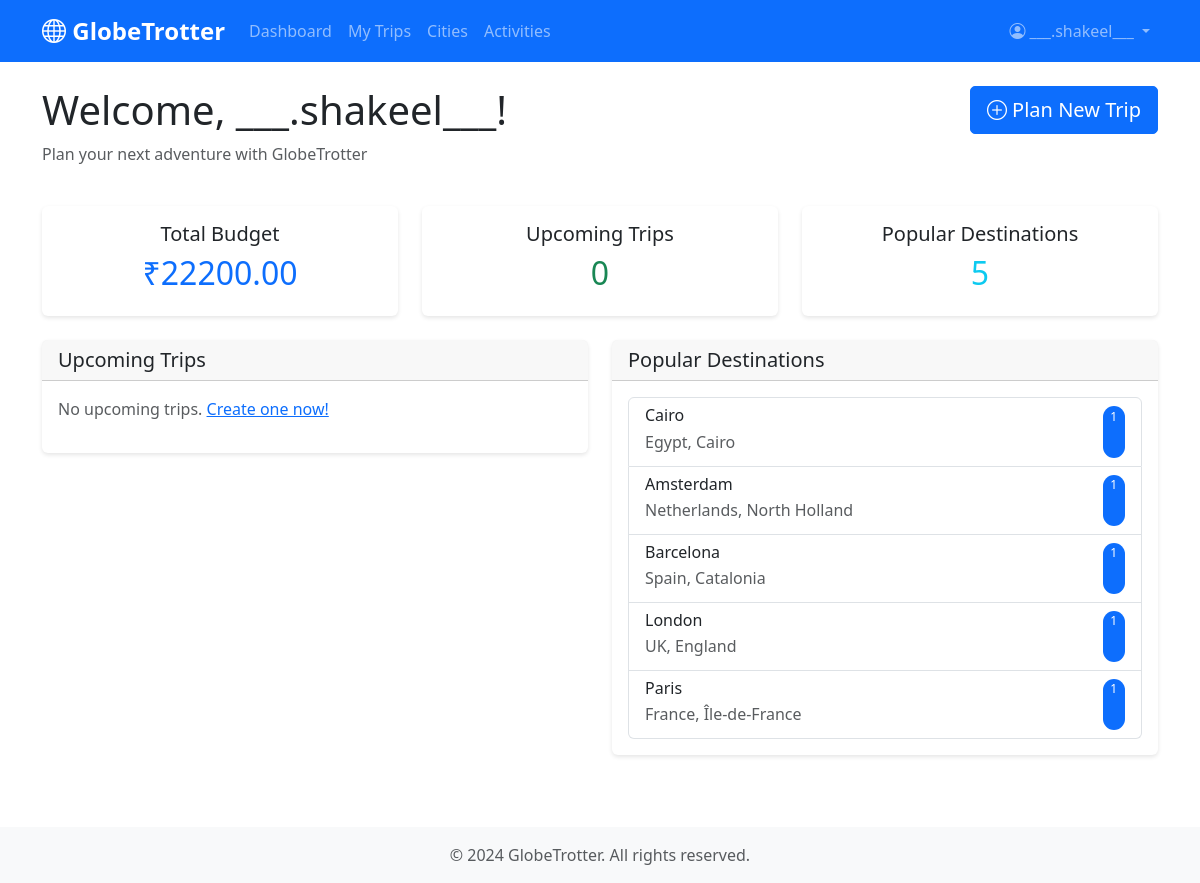
The app's page /dashboard (signed in) with its own data.
### app/models.py (models this page shows, shortened)
class User(UserMixin, db.Model):
    __tablename__ = 'users'
    id = db.Column(db.Integer, primary_key=True)
    email = db.Column(db.String(120), unique=True, nullable=False, index=True)
    username = db.Column(db.String(80), unique=True, nullable=False)
    password_hash = db.Column(db.String(255), nullable=False)
    full_name = db.Column(db.String(100))
    avatar_url = db.Column(db.String(255))
    role = db.Column(db.String(20), default='User', nullable=False)
    language_preference = db.Column(db.String(10), default='en')
    created_at = db.Column(db.DateTime, default=datetime.utcnow)
    updated_at = db.Column(db.DateTime, default=datetime.utcnow, onupdate=datetime.utcnow)
    trips = db.relationship('Trip', backref='user', lazy='dynamic', cascade='all, delete-orphan')
    saved_destinations = db.relationship('SavedDestination', backref='user', lazy='dynamic', cascade='all, delete-orphan')
    def is_admin(self):
        return self.role == 'Admin'

class City(db.Model):
    __tablename__ = 'cities'
    id = db.Column(db.Integer, primary_key=True)
    name = db.Column(db.String(100), nullable=False)
    country = db.Column(db.String(100), nullable=False)
    region = db.Column(db.String(100))
    cost_index = db.Column(db.Numeric(10, 2), default=1.0)
    latitude = db.Column(db.Numeric(10, 7))
    longitude = db.Column(db.Numeric(10, 7))
    description = db.Column(db.Text)
    trip_stops = db.relationship('TripStop', backref='city', lazy='dynamic')
    activities = db.relationship('Activity', backref='city', lazy='dynamic')
    saved_destinations = db.relationship('SavedDestination', backref='city', lazy='dynamic')

### app/routes/dashboard.py (the view)
@bp.route('/')
@bp.route('/dashboard')
@login_required
def index():
    today = date.today()
    upcoming_trips = Trip.query.filter(
        Trip.user_id == current_user.id,
        Trip.start_date >= today
    ).order_by(Trip.start_date.asc()).limit(5).all()
    popular_cities = db.session.query(
        City,
        func.count(TripStop.id).label('usage_count')
    ).join(
        TripStop, City.id == TripStop.city_id
    ).group_by(City.id).order_by(
        func.count(TripStop.id).desc()
    ).limit(10).all()
    total_budget = 0
    user_trips = Trip.query.filter_by(user_id=current_user.id).all()
    for trip in user_trips:
        if trip.budget:
            total_budget += float(trip.budget.total_budget or 0)
    return render_template('dashboard/index.html',
                         upcoming_trips=upcoming_trips,
                         popular_cities=popular_cities,
                         total_budget=total_budget)

### app/__init__.py (called while the page is built)
@login_manager.user_loader
def load_user(user_id):
    return User.query.get(int(user_id))

### app/models.py (called while the page is built)
    @property
    def total_budget(self):
        return (self.transport_budget or 0) + (self.accommodation_budget or 0) + \
               (self.activities_budget or 0) + (self.meals_budget or 0) + (self.other_budget or 0)

### app/templates/dashboard/index.html (shortened to what this page needs)
{% extends "base.html" %}
{% block content %}
<div class="row mb-4">
    <div class="col">
        <h1>Welcome, {{ current_user.full_name or current_user.username }}!</h1>
        <p class="text-muted">Plan your next adventure with GlobeTrotter</p>
    </div>
    <div class="col-auto">
        <a href="{{ url_for('trips.create') }}" class="btn btn-primary btn-lg">
            <i class="bi bi-plus-circle"></i> Plan New Trip
        </a>
    </div>
</div>
<div class="row mb-4">
    <div class="col-md-4">
        <div class="card text-center">
            <div class="card-body">
                <h5 class="card-title">Total Budget</h5>
                <h2 class="text-primary">₹{{ "%.2f"|format(total_budget) }}</h2>
            </div>
        </div>
    </div>
    <div class="col-md-4">
        <div class="card text-center">
            <div class="card-body">
                <h5 class="card-title">Upcoming Trips</h5>
                <h2 class="text-success">{{ upcoming_trips|length }}</h2>
            </div>
        </div>
    </div>
    <div class="col-md-4">
        <div class="card text-center">
            <div class="card-body">
                <h5 class="card-title">Popular Destinations</h5>
                <h2 class="text-info">{{ popular_cities|length }}</h2>
            </div>
        </div>
    </div>
</div>
<div class="row">
    <div class="col-md-6">
        <div class="card">
            <div class="card-header">
                <h5 class="mb-0">Upcoming Trips</h5>
            </div>
            <div class="card-body">
                {% if upcoming_trips %}
                <div class="list-group">
                    {% for trip in upcoming_trips %}
                    <a href="{{ url_for('trips.view', id=trip.id) }}" class="list-group-item list-group-item-action">
                        <div class="d-flex w-100 justify-content-between">
                            <h6 class="mb-1">{{ trip.name }}</h6>
                            <small class="badge bg-{{ 'success' if trip.status == 'Upcoming' else 'warning' }}">{{ trip.status }}</small>
                        </div>
                        <p class="mb-1 text-muted">{{ trip.start_date.strftime('%B %d, %Y') }} - {{ trip.end_date.strftime('%B %d, %Y') }}</p>
                    </a>
                    {% endfor %}
                </div>
                {% else %}
                <p class="text-muted">No upcoming trips. <a href="{{ url_for('trips.create') }}">Create one now!</a></p>
                {% endif %}
            </div>
        </div>
    </div>
    <div class="col-md-6">
        <div class="card">
            <div class="card-header">
                <h5 class="mb-0">Popular Destinations</h5>
            </div>
            <div class="card-body">
                {% if popular_cities %}
                <div class="list-group">
                    {% for city, usage_count in popular_cities %}
                    <div class="list-group-item">
                        <div class="d-flex w-100 justify-content-between">
                            <div>
                                <h6 class="mb-1">{{ city.name }}</h6>
                                <p class="mb-1 text-muted">{{ city.country }}{% if city.region %}, {{ city.region }}{% endif %}</p>
                            </div>
                            <span class="badge bg-primary rounded-pill">{{ usage_count }}</span>
                        </div>
                    </div>
                    {% endfor %}
                </div>
                {% else %}
                <p class="text-muted">No popular destinations yet.</p>
                {% endif %}
            </div>
        </div>
    </div>
</div>
{% endblock %}

### app/templates/base.html (shortened to what this page needs)
<!DOCTYPE html>
<html lang="en">
<head>
    <link href="https://cdn.jsdelivr.net/npm/bootstrap@5.3.0/dist/css/bootstrap.min.css" rel="stylesheet">
    <link rel="stylesheet" href="https://cdn.jsdelivr.net/npm/bootstrap-icons@1.10.0/font/bootstrap-icons.css">
    <link rel="stylesheet" href="{{ url_for('static', filename='css/style.css') }}">
</head>
<body>
    <nav class="navbar navbar-expand-lg navbar-dark bg-primary">
        <div class="container">
            <a class="navbar-brand" href="{{ url_for('dashboard.index') }}">
                <i class="bi bi-globe"></i> GlobeTrotter
            </a>
            <div class="collapse navbar-collapse" id="navbarNav">
                <ul class="navbar-nav me-auto">
                    <li class="nav-item">
                        <a class="nav-link" href="{{ url_for('dashboard.index') }}">Dashboard</a>
                    </li>
                    <li class="nav-item">
                        <a class="nav-link" href="{{ url_for('trips.list') }}">My Trips</a>
                    </li>
                    <li class="nav-item">
                        <a class="nav-link" href="{{ url_for('cities.search') }}">Cities</a>
                    </li>
                    <li class="nav-item">
                        <a class="nav-link" href="{{ url_for('activities.search') }}">Activities</a>
                    </li>
                </ul>
                <ul class="navbar-nav">
                    {% if current_user.is_authenticated %}
                    <li class="nav-item dropdown">
                        <a class="nav-link dropdown-toggle" href="#" id="navbarDropdown" role="button" data-bs-toggle="dropdown">
                            {% if current_user.avatar_url %}
                            <img src="{{ current_user.avatar_url }}" alt="Avatar" class="rounded-circle me-1" style="width: 24px; height: 24px;">
                            {% else %}
                            <i class="bi bi-person-circle"></i>
                            {% endif %}
                            {{ current_user.username }}
                        </a>
                    </li>
                    {% endif %}
                </ul>
            </div>
        </div>
    </nav>
    <main class="container my-4">
        {% block content %}{% endblock %}
    </main>
    <footer class="bg-light text-center py-3 mt-5">
        <div class="container">
            <p class="text-muted mb-0">&copy; 2024 GlobeTrotter. All rights reserved.</p>
        </div>
    </footer>
</body>
</html>

### app/static/css/style.css (style rules this page uses)
:root { --primary-color: #0d6efd; --secondary-color: #6c757d; --success-color: #198754; --danger-color: #dc3545; --warning-color: #ffc107; --info-color: #0dcaf0; }
body { font-family: 'Segoe UI', Tahoma, Geneva, Verdana, sans-serif; min-height: 100vh; display: flex; flex-direction: column; }
main { flex: 1; }
.navbar-brand { font-weight: bold; font-size: 1.5rem; }
.card { border: none; box-shadow: 0 2px 4px rgba(0,0,0,0.1); transition: box-shadow 0.3s ease; }
.btn { border-radius: 5px; transition: all 0.3s ease; }
footer { margin-top: auto; }
.badge { padding: 0.35em 0.65em; font-weight: 500; }
main { animation: fadeIn 0.3s ease-in; }

### records on screen
User: username "___.shakeel___", full_name "___.shakeel___"
City: name "Cairo", country "Egypt", region "Cairo", usage_count "1"
City: name "Amsterdam", country "Netherlands", region "North Holland", usage_count "1"
City: name "Barcelona", country "Spain", region "Catalonia", usage_count "1"
City: name "London", country "UK", region "England", usage_count "1"
City: name "Paris", country "France", region "Île-de-France", id "1"

### other values on screen
{{ "%.2f"|format(total_budget) }} "22200.00"
{{ upcoming_trips|length }} "0"
{{ popular_cities|length }} "5"
